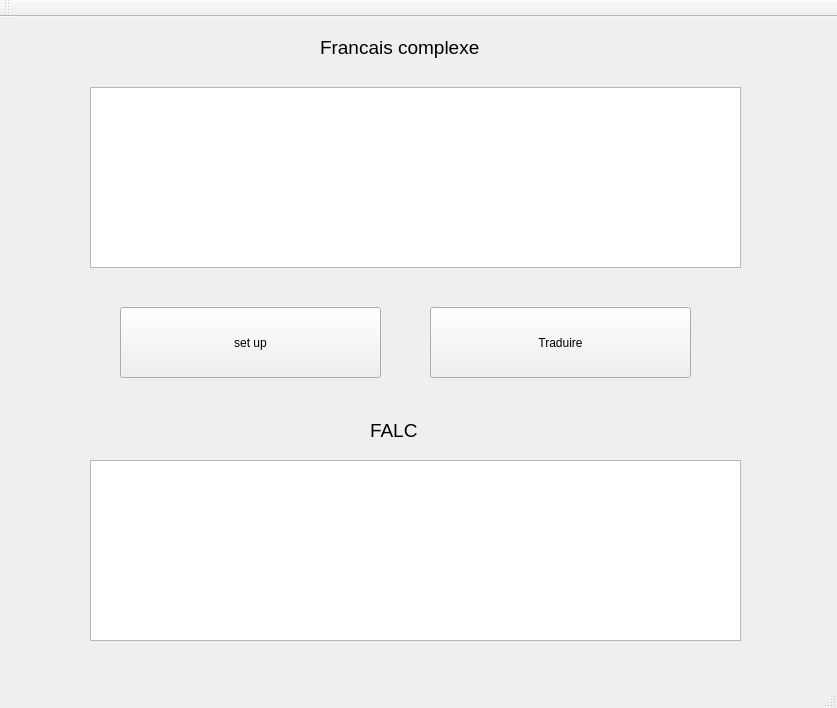
<?xml version="1.0" encoding="UTF-8"?>
<ui version="4.0">
 <class>FALCClass</class>
 <widget class="QMainWindow" name="FALCClass">
  <property name="geometry">
   <rect>
    <x>0</x>
    <y>0</y>
    <width>837</width>
    <height>708</height>
   </rect>
  </property>
  <property name="windowTitle">
   <string>FALC</string>
  </property>
  <widget class="QWidget" name="centralWidget">
   <widget class="QPushButton" name="trad">
    <property name="geometry">
     <rect>
      <x>430</x>
      <y>290</y>
      <width>261</width>
      <height>71</height>
     </rect>
    </property>
    <property name="text">
     <string>Traduire</string>
    </property>
   </widget>
   <widget class="QLabel" name="label">
    <property name="geometry">
     <rect>
      <x>320</x>
      <y>10</y>
      <width>191</width>
      <height>41</height>
     </rect>
    </property>
    <property name="font">
     <font>
      <pointsize>14</pointsize>
     </font>
    </property>
    <property name="text">
     <string>Francais complexe</string>
    </property>
   </widget>
   <widget class="QLabel" name="label_2">
    <property name="geometry">
     <rect>
      <x>370</x>
      <y>393</y>
      <width>191</width>
      <height>41</height>
     </rect>
    </property>
    <property name="font">
     <font>
      <pointsize>14</pointsize>
     </font>
    </property>
    <property name="text">
     <string>FALC</string>
    </property>
   </widget>
   <widget class="QTextEdit" name="comp_french">
    <property name="geometry">
     <rect>
      <x>90</x>
      <y>70</y>
      <width>651</width>
      <height>181</height>
     </rect>
    </property>
   </widget>
   <widget class="QTextEdit" name="falc">
    <property name="geometry">
     <rect>
      <x>90</x>
      <y>443</y>
      <width>651</width>
      <height>181</height>
     </rect>
    </property>
   </widget>
   <widget class="QPushButton" name="set">
    <property name="geometry">
     <rect>
      <x>120</x>
      <y>290</y>
      <width>261</width>
      <height>71</height>
     </rect>
    </property>
    <property name="text">
     <string>set up</string>
    </property>
   </widget>
  </widget>
  <widget class="QMenuBar" name="menuBar">
   <property name="geometry">
    <rect>
     <x>0</x>
     <y>0</y>
     <width>837</width>
     <height>22</height>
    </rect>
   </property>
  </widget>
  <widget class="QToolBar" name="mainToolBar">
   <attribute name="toolBarArea">
    <enum>TopToolBarArea</enum>
   </attribute>
   <attribute name="toolBarBreak">
    <bool>false</bool>
   </attribute>
  </widget>
  <widget class="QStatusBar" name="statusBar"/>
 </widget>
 <layoutdefault spacing="6" margin="11"/>
 <resources>
  <include location="FALC.qrc"/>
 </resources>
 <connections/>
</ui>
